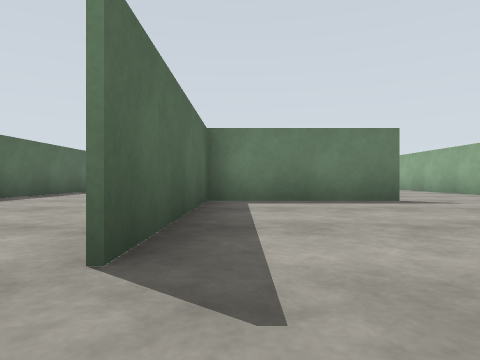
View 1 (above)

24 first-person views from a walk through a world built for the Gazebo simulator. The camera is 0.72 m above the floor, looks level and sees 75° across. The floor is counted in squares, 2 m on a side. Each view is taken from the middle of a square. On the plan, view 1 faces up. The plan holds only what a view shows up to about 9 squares ahead; the rest is blank.

View 2
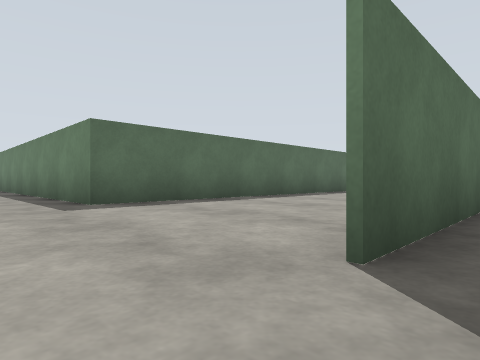

View 3
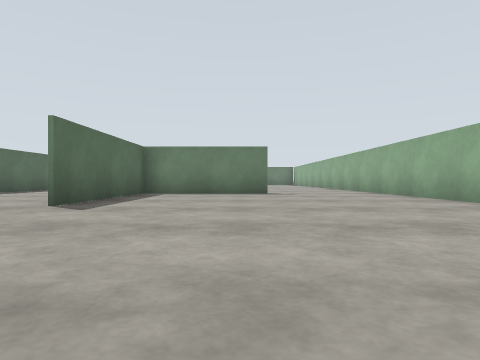

View 4
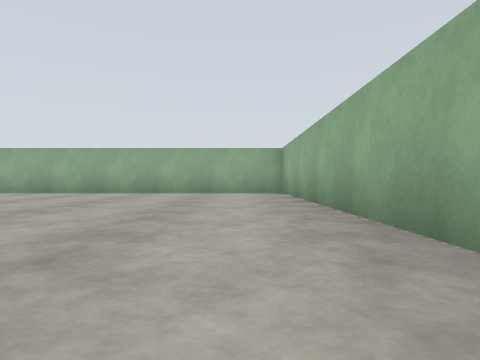

View 5
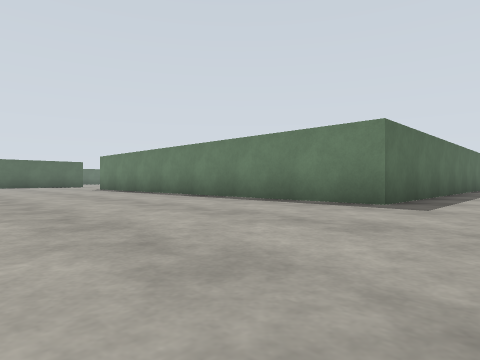

View 6
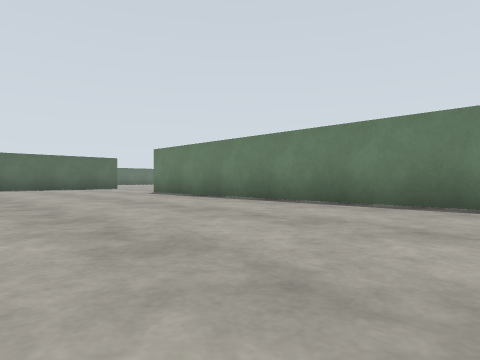

View 7
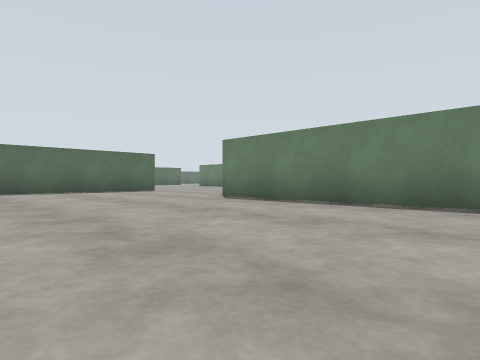

View 8
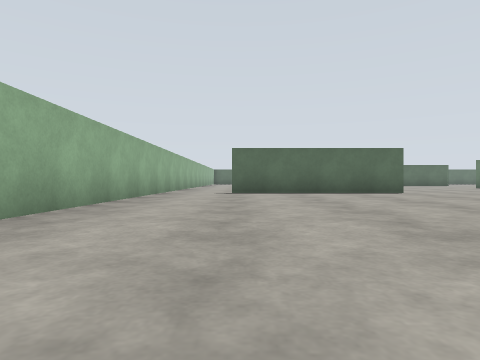

View 9
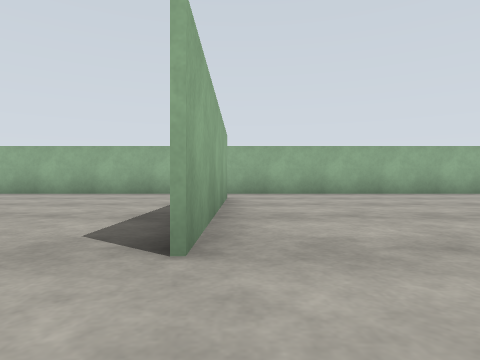

View 10
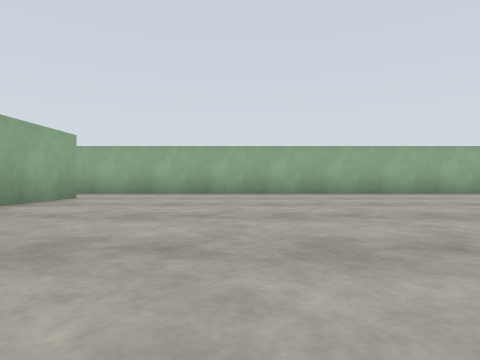

View 11
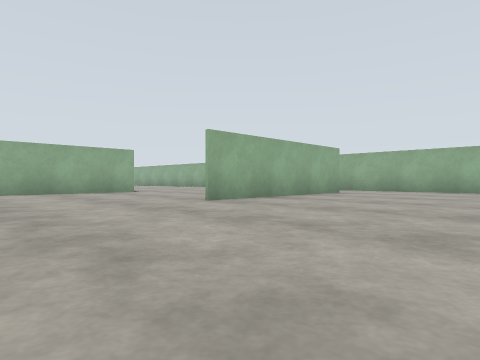

View 12
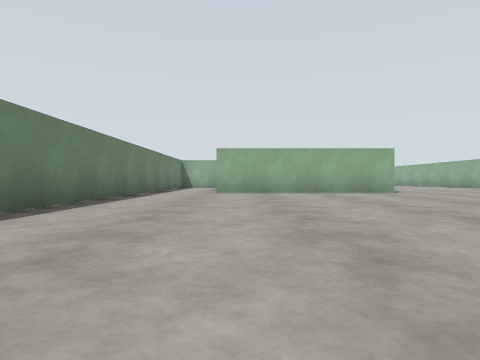

View 13
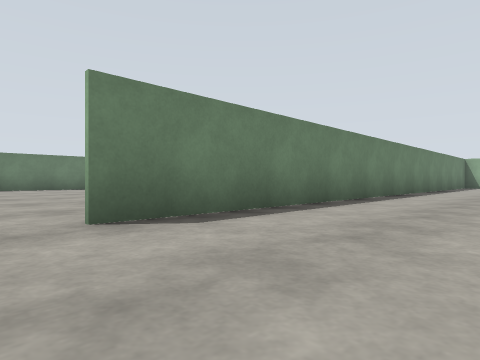

View 14
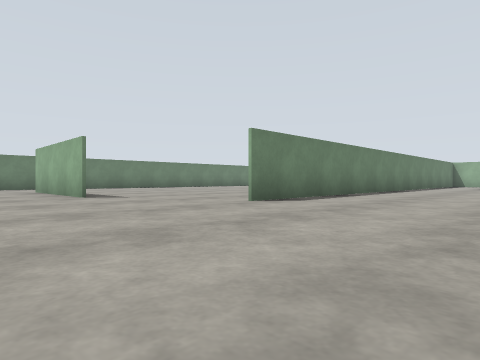

View 15
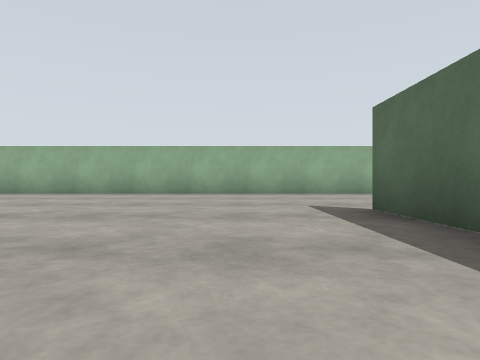

View 16
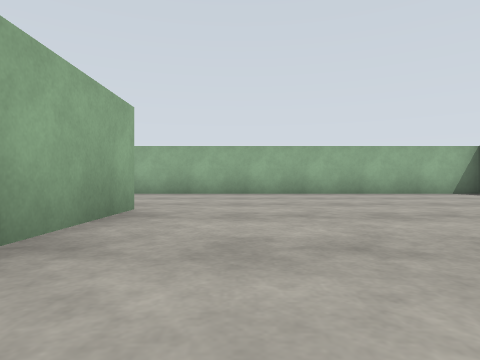

View 17
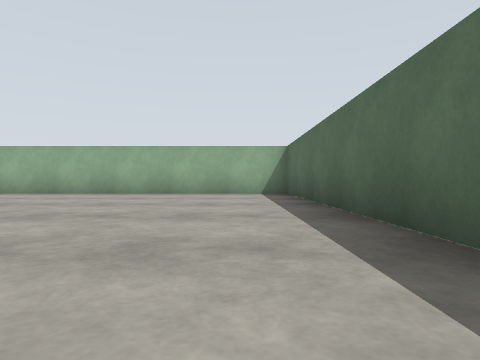

View 18
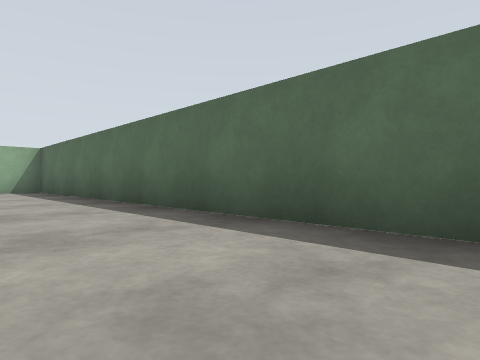

View 19
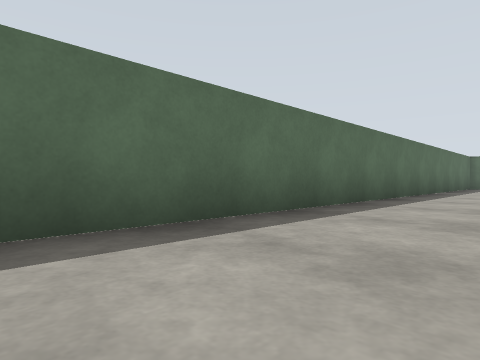

View 20
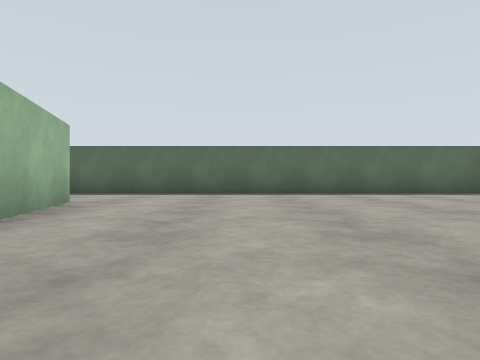

View 21
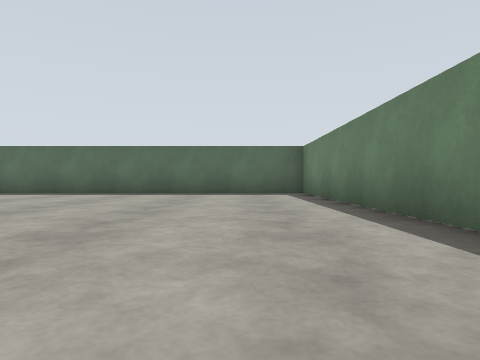

View 22
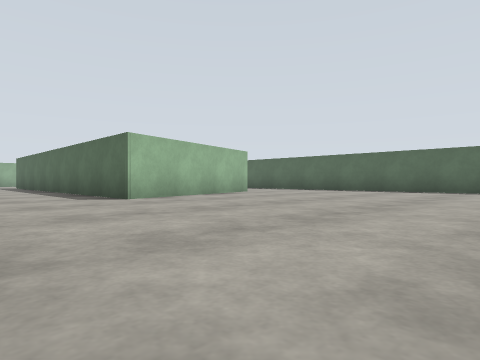

View 23
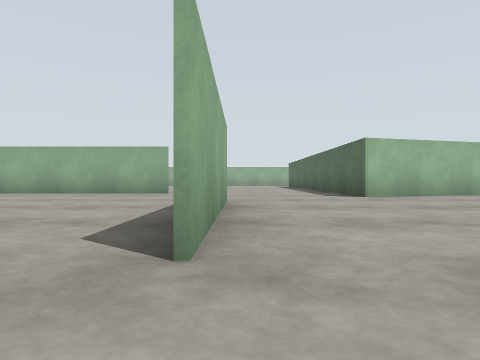

View 24
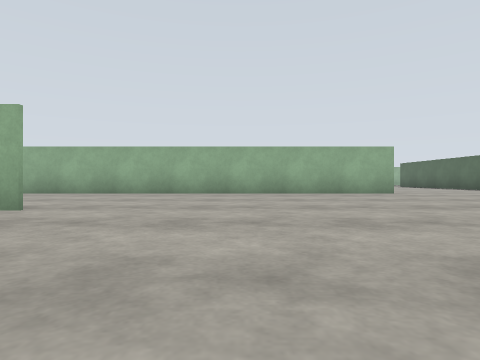

### Floor plan
Ten units are one square. View 1 is at (0, 0); x grows to the right and y downward. Boxes are objects, and circles mark ways between rooms. Rooms are numbered by the first view taken in them; rooms with no view inside come last. Other rooms are left out.
<svg viewBox="-377 -192 439 239">
<path fill="none" stroke="#000" d="M-197 -26 -197 22 -197 -26M-150 -86 -251 -86M-296 -19 -296 -1M-297 -1 -297 -24M-268 -116 -268 -126M-296 -104 -296 -59M-47 -66 -47 -17 -152 -17 -152 -68M-341 -92 -332 -95M-15 42 57 42 57 -60M-372 -105 -372 42 -136 42M28 -54 -6 -54 -6 -12M-311 -187 -372 -187 -372 -105M-332 -95 -296 -104M-268 -126 -268 -156M-47 -90 -47 -66M57 -75 57 -90M-251 -87 -152 -87"/>
<circle cx="-283" cy="-110" r="3" fill="#2a7"/>
<circle cx="-355" cy="-100" r="3" fill="#2a7"/>
<circle cx="-265" cy="-105" r="3" fill="#2a7"/>
<circle cx="-30" cy="-53" r="3" fill="#2a7"/>
<circle cx="40" cy="-57" r="3" fill="#2a7"/>
<circle cx="-270" cy="-170" r="3" fill="#2a7"/>
<text x="-190" y="-20">1</text>
<text x="-330" y="-150">2</text>
<text x="-90" y="-120">3</text>
</svg>
Room 1 opens to room 2. Room 1 opens to room 3. Room 2 opens to room 3.

Where each view was taken, in squares from view 1:
view 1: 0 up, 0 right, facing up
view 2: 0 up, 0 right, facing up-left
view 3: 3 down, 2 right, facing up
view 4: 3 down, 3 left, facing right
view 5: 3 down, 3 left, facing up-left
view 6: 3 down, 7 left, facing up-left
view 7: 3 down, 10 left, facing up-left
view 8: 2 down, 11 left, facing left
view 9: 4 up, 20 left, facing down
view 10: 4 up, 23 left, facing down
view 11: 6 up, 24 left, facing down-right
view 12: 6 up, 24 left, facing right
view 13: 6 up, 26 left, facing up-right
view 14: 5 up, 29 left, facing up-right
view 15: 4 up, 28 left, facing down
view 16: 4 up, 31 left, facing down
view 17: 4 up, 36 left, facing down
view 18: 6 up, 35 left, facing down-left
view 19: 4 up, 35 left, facing up-left
view 20: 12 up, 29 left, facing left
view 21: 17 up, 29 left, facing left
view 22: 16 up, 27 left, facing down-left
view 23: 17 up, 27 left, facing down
view 24: 17 up, 21 left, facing down
